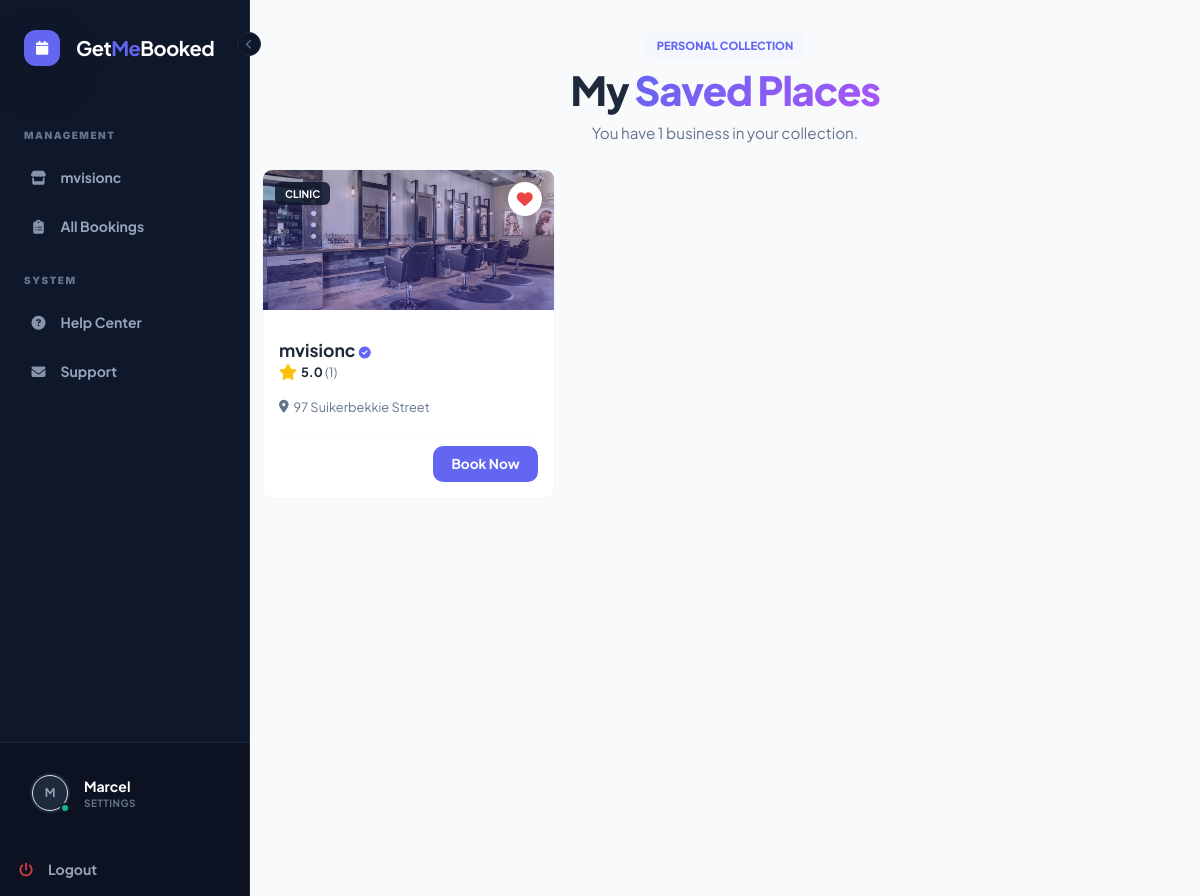
The app's page /my-saved-places/ (signed in) with its own data.
### bookingApp/models.py (models this page shows, shortened)
class Business(models.Model):
    INDUSTRY_CHOICES = [
        ('salon', 'Salon'),
        ('clinic', 'Clinic'),
        ('barber', 'Barber'),
    ]
    owner = models.OneToOneField(
        settings.AUTH_USER_MODEL,
        on_delete=models.CASCADE,
        related_name='business'
    )
    cover_image = models.ImageField(
        upload_to='business_covers/',
        blank=True,
        null=True
    )
    cover_image_webp = ImageSpecField(
        source='cover_image',
        processors=[ResizeToFill(1600, 600)],
        format='WEBP',
        options={'quality': 80}
    )
    subscription_end_date = models.DateTimeField(
        null=True,
        blank=True,
        help_text="The date when the business's access expires."
    )
    referral_code = models.CharField(
        max_length=12,
        unique=True,
        null=True,
        blank=True,
        help_text="The code this business shares to get bonuses."
    )
    referred_by = models.ForeignKey(
        'self',
        on_delete=models.SET_NULL,
        null=True,
        blank=True,
        related_name='referrals_made',
        help_text="The business that referred this one."
    )
    payfast_merchant_id = models.CharField(max_length=50, blank=True, null=True, help_text="Your PayFast Merchant ID")
    payfast_merchant_key = models.CharField(max_length=50, blank=True, null=True, help_text="Your PayFast Merchant Key")
    DEPOSIT_TYPE_CHOICES = [
        ('fixed', 'Fixed Amount (R)'),
        ('percentage', 'Percentage (%)'),
    ]
    deposit_type = models.CharField(
        max_length=10,
        choices=DEPOSIT_TYPE_CHOICES,
        default='fixed',
        help_text="Choose how the deposit is calculated."
    )
    deposit_amount = models.DecimalField(
        max_digits=10,
        decimal_places=2,
        default=0.00,
        help_text="Fixed amount (e.g. 50.00). Used if Deposit Type is 'Fixed'."
    )
    deposit_percentage = models.PositiveIntegerField(
        default=50,
        help_text="Percentage of service price (e.g. 50). Used if Deposit Type is 'Percentage'."
    )
    reschedule_window_hours = models.PositiveIntegerField(
        default=24,
        help_text="Hours before appointment when deposit becomes non-refundable."
    )
    deposit_policy = models.TextField(blank=True, null=True, help_text="Rules for deposits")
    name = models.CharField(max_length=255, unique=True)
    slug = models.SlugField(max_length=255, unique=True, blank=True)
    industry = models.CharField(max_length=20, choices=INDUSTRY_CHOICES, blank=True, null=True)
    address = models.CharField(max_length=255, blank=True, null=True)
    contact_number = models.CharField(max_length=20, blank=True, null=True)
    description = models.TextField(blank=True, null=True)
    instagram_url = models.URLField(max_length=500, blank=True, null=True)
    facebook_url = models.URLField(max_length=500, blank=True, null=True)
    twitter_url = models.URLField(max_length=500, blank=True, null=True)
    created_at = models.DateTimeField(auto_now_add=True)
    join_code = models.CharField(max_length=12, unique=True, null=True, blank=True)
    @property
    def average_rating(self):
        avg = self.reviews.aggregate(Avg('rating'))['rating__avg']
        return round(avg, 1) if avg else 0.0
    @property
    def review_count(self):
        return self.reviews.count()

class SavedBusiness(models.Model):
    user = models.ForeignKey(settings.AUTH_USER_MODEL, on_delete=models.CASCADE, related_name='saved_businesses')
    business = models.ForeignKey(Business, on_delete=models.CASCADE, related_name='saved_by')
    created_at = models.DateTimeField(auto_now_add=True)
    class Meta:
        unique_together = ('user', 'business') # Prevents double liking

### bookingApp/views.py (the view)
# urls.py: path('my-saved-places/', views.saved_places, name='saved_places'),
@login_required
def saved_places(request):
    saved_items = SavedBusiness.objects.filter(user=request.user).select_related('business')
    if not saved_items.exists():
        messages.info(request, "You haven't saved any places yet.") #
    return render(request, 'bookingApp/saved_places.html', {'saved_items': saved_items})

### bookingApp/context_processors.py (called while the page is built)
def pending_appointments_count(request):
    if not request.user.is_authenticated:
        return {'pending_count': 0, 'pending_staff_count': 0}
    biz_count = 0
    if hasattr(request.user, 'business'):
        biz_count = Appointment.objects.filter(booking_form__business=request.user.business, status='pending').count()
    staff_count = 0
    if hasattr(request.user, 'staff_profile'):
        staff_count = Appointment.objects.filter(booking_form__business=request.user.staff_profile.business, status='pending').count()
    return {
        'pending_count': biz_count,
        'pending_staff_count': staff_count
    }

### bookingApp/templates/bookingApp/saved_places.html (shortened to what this page needs)
{% extends 'bookingApp/base.html' %}
{% block content %}
<div class="main-wrapper py-2">
    <header class="page-header text-center mb-4">
        <div class="container">
            <span class="badge-type-mini">Personal Collection</span>
            <h1 class="hero-title">My <span class="text-gradient">Saved Places</span></h1>
            <p class="hero-subtitle mx-auto">
                You have {{ saved_items.count }} business{{ saved_items.count|pluralize:"es" }} in your collection.
            </p>
        </div>
    </header>
    <div class="container">
        <div class="row g-3 g-md-4">
            {% for item in saved_items %}
                <div class="col-12 col-md-6 col-lg-4">
                    <div class="premium-card">
                        <div class="card-visual"
                             style="{% if item.business.cover_image %}background-image: url('{{ item.business.cover_image_webp.url }}');{% endif %}">
                            <div class="indigo-overlay"></div>
                            <span class="category-tag">{{ item.business.get_industry_display|default:"Service" }}</span>
                            <form action="{% url 'toggle_save' item.business.id %}" method="POST" class="wishlist-form">
                                <button type="submit" class="wishlist-btn active">
                                    <i class="fa-solid fa-heart"></i>
                                </button>
                            </form>
                        </div>
                        <div class="card-content">
                            <div class="mb-2">
                                <h3 class="business-name">
                                    {{ item.business.name }}
                                    <i class="fa-solid fa-circle-check verified-icon"></i>
                                </h3>
                                <div class="rating-row">
                                    <i class="fa-solid fa-star text-warning"></i>
                                    <span class="rating-text">
                                        {% if item.business.review_count > 0 %}
                                            {{ item.business.average_rating|floatformat:1 }}
                                            <span class="review-count">({{ item.business.review_count }})</span>
                                        {% else %}
                                            <span class="review-count">New</span>
                                        {% endif %}
                                    </span>
                                </div>
                            </div>
                            <div class="business-loc-text">
                                <i class="fa-solid fa-location-dot"></i>
                                {{ item.business.address|default:"Location not set"|truncatechars:35 }}
                            </div>
                            <div class="card-action-row mt-3">
                                <div></div> <a href="{% url 'business_detail' item.business.id %}" class="btn-action-main">
                                    Book Now
                                </a>
                            </div>
                        </div>
                    </div>
                </div>
            {% endfor %}
        </div>
    </div>
</div>
{% endblock %}

### bookingApp/templates/bookingApp/base.html (shortened to what this page needs)
{% load static %}
{% load compress %}
<!DOCTYPE html>
<html lang="en" class="scroll-smooth">
<head>
    <link href="https://cdn.jsdelivr.net/npm/bootstrap@5.3.0/dist/css/bootstrap.min.css" rel="stylesheet">
    <link rel="stylesheet" href="https://cdnjs.cloudflare.com/ajax/libs/font-awesome/6.6.0/css/all.min.css">
    <script src="https://cdn.tailwindcss.com"></script>
</head>
<body class="bg-brand-slate50 text-brand-textmain">
<aside class="app-sidebar hidden lg:flex">
    <button onclick="toggleSidebar()" id="layout-tweak-btn" aria-label="Toggle Layout">
        <i class="fa-solid fa-chevron-left transition-transform duration-300" id="tweak-icon"></i>
    </button>
    <div class="h-24 flex items-center px-6 logo-container transition-all">
        <a href="{% url 'home' %}" class="no-underline flex items-center gap-3">
            <div class="w-9 h-9 bg-brand-primary rounded-xl flex items-center justify-center text-white font-bold text-sm shrink-0 shadow-lg shadow-indigo-500/30">
                <i class="fa fa-calendar"></i>
            </div>
            <span class="logo-text font-brand font-bold text-xl text-white tracking-tight">
                Get<span class="text-brand-primary">Me</span>Booked
            </span>
        </a>
    </div>
    <nav class="flex-grow overflow-y-auto py-2 custom-scroll">
        {% if user.is_authenticated %}
            {% if user.business or user.staff_profile.role == 'ADMIN' %}
                <div class="sidebar-section-title">Management</div>
                {% with b_id=user.business.id|default:user.staff_profile.business.id b_name=user.business.name|default:user.staff_profile.business.name %}
                <a href="{% url 'owner_dashboard' b_id %}" class="nav-link {% if 'owner_dashboard' in request.path %}active{% endif %}">
                    <i class="fa-solid fa-store"></i>
                    <span class="sidebar-text truncate">{{ b_name }}</span>
                </a>
                <a href="{% url 'master_appointments' b_id %}" class="nav-link {% if 'master_appointments' in request.path %}active{% endif %}">
                    <i class="fa-solid fa-clipboard-list"></i>
                    <span class="sidebar-text">All Bookings</span>
                </a>
                {% endwith %}
            {% endif %}
        {% endif %}
        <div class="sidebar-section-title">System</div>
        <a href="{% url 'user_guide' %}" class="nav-link">
            <i class="fa fa-question-circle" aria-hidden="true"></i>
            <span class="sidebar-text">Help Center</span>
        </a>
        <a href="mailto:getmebookedinfo@gmail.com" class="nav-link">
            <i class="fa fa-envelope" aria-hidden="true"></i>
            <span class="sidebar-text">Support</span>
        </a>
    </nav>
    <div class="p-4 border-t border-slate-800 bg-black/20">
        {% if user.is_authenticated %}
            <div class="flex items-center gap-3 overflow-hidden rounded-xl p-2 hover:bg-white/5 transition-colors cursor-pointer group" onclick="window.location.href='{% url 'profile' %}'">
                <div class="shrink-0 relative">
                    {% if user.profile.avatar %}
                        <img src="{{ user.profile.avatar.url }}" class="w-9 h-9 rounded-full bg-slate-800 object-cover ring-2 ring-slate-800 group-hover:ring-brand-primary transition-all">
                    {% else %}
                        <div class="w-9 h-9 rounded-full bg-slate-800 text-slate-400 flex items-center justify-center text-xs font-bold border border-slate-700 ring-2 ring-slate-800 group-hover:ring-brand-primary transition-all">
                            {{ user.username|slice:":1"|upper }}
                        </div>
                    {% endif %}
                    <div class="absolute -bottom-0.5 -right-0.5 w-2.5 h-2.5 bg-emerald-500 border-2 border-brand-dark rounded-full"></div>
                </div>
                <div class="user-details user-details-container overflow-hidden">
                    <div class="text-sm font-bold text-white truncate">{{ user.username }}</div>
                    <div class="text-[10px] font-bold text-slate-500 truncate uppercase tracking-wider">Settings</div>
                </div>
            </div>
        {% endif %}
    </div>
    {% if request.user.is_authenticated %}
    <form action="{% url 'logout' %}" method="post" class="bg-black/20">
        <button type="submit" class="nav-link w-full text-left !mb-0 !rounded-none !py-4 hover:!bg-red-500/10 hover:!text-red-400">
            <i class="fa fa-power-off text-red-500" aria-hidden="true"></i>
            <span class="sidebar-text">Logout</span>
        </button>
    </form>
    {% endif %}
</aside>
    <main class="app-main pt-4 lg:pt-0 pb-20 lg:pb-0">
        <div class="w-full">
            <div class="max-w-[1400px] mx-auto min-h-screen">
                {% block content %}{% endblock %}
            </div>
        </div>
    </main>
</body>
</html>

### bookingApp/templates/bookingApp/base.html (style rules this page uses)
#layout-tweak-btn { position: absolute; right: -12px; top: 32px; width: 24px; height: 24px; background: #0f172a; border: 1px solid #1e293b; color: #64748b; border-radius: 50%; display: flex; align-items: center; justify-content: center; font-size: 10px; cursor: pointer; z-index: 110; transition: all 0.2s; }

### bookingApp/templates/bookingApp/saved_places.html (style rules this page uses)
:root { --brand-indigo: #6366f1; --brand-indigo-dark: #4338ca; --brand-indigo-soft: rgba(99, 102, 241, 0.15); --soft-indigo: #f5f7ff; --slate-900: #0f172a; --slate-500: #64748b; --border: #f1f5f9; --font-main: 'Plus Jakarta Sans', sans-serif; }
body { background-color: #fafafa; font-family: var(--font-main); color: var(--slate-900); }
.hero-title { font-weight: 800; font-size: 1.75rem; letter-spacing: -0.03em; margin-bottom: 0.5rem; }
@media (min-width: 768px) { .hero-title { font-size: 2.5rem; } }
.text-gradient { background: linear-gradient(135deg, var(--brand-indigo), #a855f7); -webkit-background-clip: text; -webkit-text-fill-color: transparent; }
.hero-subtitle { color: var(--slate-500); font-size: 0.95rem; max-width: 500px; }
.badge-type-mini { background: var(--soft-indigo); color: var(--brand-indigo); padding: 4px 12px; border-radius: 8px; font-size: 0.7rem; font-weight: 800; text-transform: uppercase; margin-bottom: 8px; display: inline-block; }
.premium-card { background: white; border-radius: 10px; overflow: hidden; border: 1px solid var(--border); transition: 0.3s cubic-bezier(0.4, 0, 0.2, 1); height: 100%; display: flex; flex-direction: column; }
.card-visual { height: 140px; background-color: #eef2ff; background-size: cover; background-position: center; position: relative; }
.indigo-overlay { position: absolute; top: 0; left: 0; width: 100%; height: 100%; background: linear-gradient(to bottom, rgba(99, 102, 241, 0.2), rgba(67, 56, 202, 0.4)); z-index: 0; }
.category-tag { position: absolute; top: 12px; left: 12px; background: rgba(15, 23, 42, 0.85); color: white; padding: 4px 10px; border-radius: 6px; font-size: 0.65rem; font-weight: 700; text-transform: uppercase; z-index: 1; }
.wishlist-form { position: absolute; top: 12px; right: 12px; z-index: 1; }
.wishlist-btn { width: 34px; height: 34px; border-radius: 50%; background: white; border: none; display: grid; place-items: center; color: var(--slate-500); box-shadow: 0 4px 10px rgba(0,0,0,0.1); transition: 0.2s; }
.wishlist-btn.active { color: #ef4444; }
.card-content { padding: 30px 16px 16px 16px; flex-grow: 1; display: flex; flex-direction: column; }
.business-name { font-size: 1.1rem; font-weight: 700; margin-bottom: 2px; }
.verified-icon { color: var(--brand-indigo); font-size: 0.75rem; }
.rating-row { display: flex; align-items: center; margin-bottom: 8px; }
.rating-text { font-size: 0.8rem; font-weight: 700; margin-left: 4px; }
.review-count { color: var(--slate-500); font-weight: 400; }
.business-loc-text { font-size: 0.8rem; color: var(--slate-500); display: flex; align-items: center; gap: 5px; margin-top: auto; }
.card-action-row { display: flex; align-items: center; justify-content: space-between; padding-top: 12px; border-top: 1px solid #f8fafc; }
.btn-action-main { background: var(--brand-indigo); color: white; padding: 8px 18px; border-radius: 10px; text-decoration: none; font-weight: 700; font-size: 0.85rem; transition: 0.2s; }

### records on screen
Business: name "mvisionc"
SavedBusiness: business.cover_image (picture), business.industry "CLINIC", business.name "mvisionc", business.average_rating "5.0", business.review_count "1", business.address "97 Suikerbekkie Street"

### other values on screen
{{ user.username|slice:":1"|upper }} "M"
{{ user.username }} "Marcel"
{{ saved_items.count }} "1"
